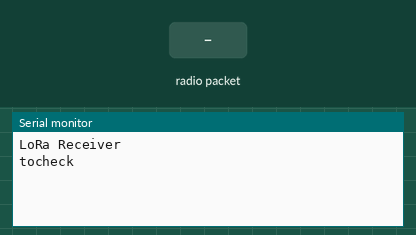
This sketch was run on a simulated Arduino Uno, built with avr-gcc and run on an emulated ATmega328P. Parts: the last lines printed to the serial monitor. The inputs (shaded band) are chosen by the test bench. No radio packets arrive unless stated.

Above: at 1.2 s.
1.3 s: radio packet "received 2" arrives
At 1.6 s:
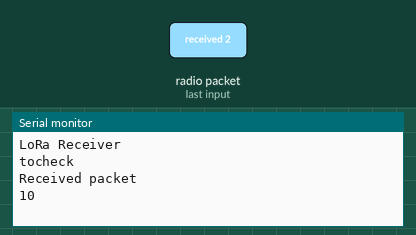
2.8 s: radio packet "Ti" arrives
At 4.2 s:
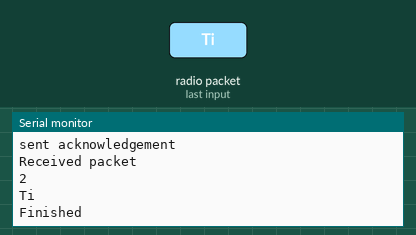

Measured:
- after the input at 1.3 s, the serial monitor: prints a new line at once (image 1)
- after the input at 2.8 s, the serial monitor: prints a new line at once (image 2)

The sketch:

myLoRaReceiver.ino
```cpp
#include <SPI.h>
#include <LoRa.h>


//#define ss 10
//#define rst 9
//#define dio0 2

#define ss 10
#define rst 9
#define dio0 2

String LoRaData;

void setup() {
  Serial.begin(9600);
  while (!Serial);
  Serial.println("LoRa Receiver");
  LoRa.setPins(ss, rst, dio0);
  while (!LoRa.begin(866E6)){
    Serial.println(".");
    delay(500);
  }
  Serial.println("tocheck");
//
//  if (!LoRa.begin(866E6)) {
//    Serial.println("Starting LoRa failed!");
//    while (1);
//  }
}

void loop() {

  int packetSize = LoRa.parsePacket();
  if (packetSize){
    Serial.println("Received packet ");
    Serial.println(packetSize);

    while (LoRa.available()){
      LoRaData = LoRa.readString();
      Serial.println(LoRaData);
    }
    if (LoRaData.startsWith("Ti")){
        Serial.println("Finished");
      }
     else {
         Serial.println("' with RSSI ");
         Serial.println(LoRa.packetRssi());
         LoRa.beginPacket();
         LoRa.print("received");
//         delay(500);
//         LoRa.print("received 2");
//         delay(500);
//         LoRa.print("received 3");
//         delay(500);
//         LoRa.print("received 4");
         Serial.println("sent acknowledgement");
         LoRa.endPacket();

}
}
}
```
